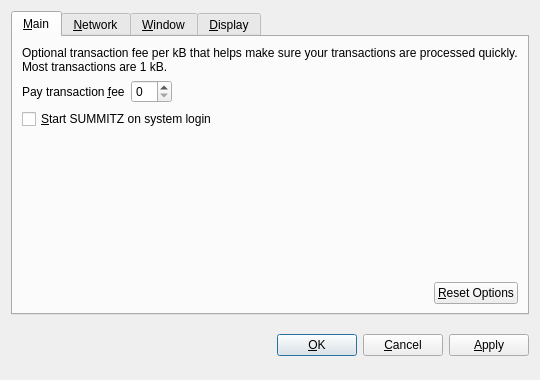
<?xml version="1.0" encoding="UTF-8"?>
<ui version="4.0">
 <class>OptionsDialog</class>
 <widget class="QDialog" name="OptionsDialog">
  <property name="geometry">
   <rect>
    <x>0</x>
    <y>0</y>
    <width>540</width>
    <height>380</height>
   </rect>
  </property>
  <property name="windowTitle">
   <string>Options</string>
  </property>
  <property name="modal">
   <bool>true</bool>
  </property>
  <layout class="QVBoxLayout" name="verticalLayout">
   <item>
    <widget class="QTabWidget" name="tabWidget">
     <property name="tabPosition">
      <enum>QTabWidget::North</enum>
     </property>
     <property name="currentIndex">
      <number>0</number>
     </property>
     <widget class="QWidget" name="tabMain">
      <attribute name="title">
       <string>&amp;Main</string>
      </attribute>
      <layout class="QVBoxLayout" name="verticalLayout_Main">
       <item>
        <widget class="QLabel" name="transactionFeeInfoLabel">
         <property name="text">
          <string>Optional transaction fee per kB that helps make sure your transactions are processed quickly. Most transactions are 1 kB.</string>
         </property>
         <property name="textFormat">
          <enum>Qt::PlainText</enum>
         </property>
         <property name="wordWrap">
          <bool>true</bool>
         </property>
        </widget>
       </item>
       <item>
        <layout class="QHBoxLayout" name="horizontalLayout_1_Main">
         <item>
          <widget class="QLabel" name="transactionFeeLabel">
           <property name="text">
            <string>Pay transaction &amp;fee</string>
           </property>
           <property name="textFormat">
            <enum>Qt::PlainText</enum>
           </property>
           <property name="buddy">
            <cstring>transactionFee</cstring>
           </property>
          </widget>
         </item>
         <item>
          <widget class="BitcoinAmountField" name="transactionFee"/>
         </item>
         <item>
          <spacer name="horizontalSpacer_1_Main">
           <property name="orientation">
            <enum>Qt::Horizontal</enum>
           </property>
           <property name="sizeHint" stdset="0">
            <size>
             <width>40</width>
             <height>20</height>
            </size>
           </property>
          </spacer>
         </item>
        </layout>
       </item>
       <item>
        <widget class="QCheckBox" name="bitcoinAtStartup">
         <property name="toolTip">
          <string>Automatically start SUMMITZ after logging in to the system.</string>
         </property>
         <property name="text">
          <string>&amp;Start SUMMITZ on system login</string>
         </property>
        </widget>
       </item>
       <item>
        <spacer name="verticalSpacer_Main">
         <property name="orientation">
          <enum>Qt::Vertical</enum>
         </property>
         <property name="sizeHint" stdset="0">
          <size>
           <width>20</width>
           <height>40</height>
          </size>
         </property>
        </spacer>
       </item>
       <item>
        <layout class="QHBoxLayout" name="horizontalLayout_2_Main">
         <item>
          <spacer name="horizontalSpacer_2_Main">
           <property name="orientation">
            <enum>Qt::Horizontal</enum>
           </property>
           <property name="sizeHint" stdset="0">
            <size>
             <width>40</width>
             <height>20</height>
            </size>
           </property>
          </spacer>
         </item>
         <item>
          <widget class="QPushButton" name="resetButton">
           <property name="toolTip">
            <string>Reset all client options to default.</string>
           </property>
           <property name="text">
            <string>&amp;Reset Options</string>
           </property>
           <property name="autoDefault">
            <bool>false</bool>
           </property>
          </widget>
         </item>
        </layout>
       </item>
      </layout>
     </widget>
     <widget class="QWidget" name="tabNetwork">
      <attribute name="title">
       <string>&amp;Network</string>
      </attribute>
      <layout class="QVBoxLayout" name="verticalLayout_Network">
       <item>
        <widget class="QCheckBox" name="mapPortUpnp">
         <property name="toolTip">
          <string>Automatically open the SUMMITZ client port on the router. This only works when your router supports UPnP and it is enabled.</string>
         </property>
         <property name="text">
          <string>Map port using &amp;UPnP</string>
         </property>
        </widget>
       </item>
       <item>
        <widget class="QCheckBox" name="connectSocks">
         <property name="toolTip">
          <string>Connect to the SUMMITZ network through a SOCKS proxy (e.g. when connecting through Tor).</string>
         </property>
         <property name="text">
          <string>&amp;Connect through SOCKS proxy:</string>
         </property>
        </widget>
       </item>
       <item>
        <layout class="QHBoxLayout" name="horizontalLayout_Network">
         <item>
          <widget class="QLabel" name="proxyIpLabel">
           <property name="text">
            <string>Proxy &amp;IP:</string>
           </property>
           <property name="textFormat">
            <enum>Qt::PlainText</enum>
           </property>
           <property name="buddy">
            <cstring>proxyIp</cstring>
           </property>
          </widget>
         </item>
         <item>
          <widget class="QValidatedLineEdit" name="proxyIp">
           <property name="maximumSize">
            <size>
             <width>140</width>
             <height>16777215</height>
            </size>
           </property>
           <property name="toolTip">
            <string>IP address of the proxy (e.g. 127.0.0.1)</string>
           </property>
          </widget>
         </item>
         <item>
          <widget class="QLabel" name="proxyPortLabel">
           <property name="text">
            <string>&amp;Port:</string>
           </property>
           <property name="textFormat">
            <enum>Qt::PlainText</enum>
           </property>
           <property name="buddy">
            <cstring>proxyPort</cstring>
           </property>
          </widget>
         </item>
         <item>
          <widget class="QLineEdit" name="proxyPort">
           <property name="maximumSize">
            <size>
             <width>55</width>
             <height>16777215</height>
            </size>
           </property>
           <property name="toolTip">
            <string>Port of the proxy (e.g. 9050)</string>
           </property>
          </widget>
         </item>
         <item>
          <widget class="QLabel" name="socksVersionLabel">
           <property name="text">
            <string>SOCKS &amp;Version:</string>
           </property>
           <property name="textFormat">
            <enum>Qt::PlainText</enum>
           </property>
           <property name="buddy">
            <cstring>socksVersion</cstring>
           </property>
          </widget>
         </item>
         <item>
          <widget class="QValueComboBox" name="socksVersion">
           <property name="toolTip">
            <string>SOCKS version of the proxy (e.g. 5)</string>
           </property>
          </widget>
         </item>
         <item>
          <spacer name="horizontalSpacer_Network">
           <property name="orientation">
            <enum>Qt::Horizontal</enum>
           </property>
           <property name="sizeHint" stdset="0">
            <size>
             <width>40</width>
             <height>20</height>
            </size>
           </property>
          </spacer>
         </item>
        </layout>
       </item>
       <item>
        <spacer name="verticalSpacer_Network">
         <property name="orientation">
          <enum>Qt::Vertical</enum>
         </property>
         <property name="sizeHint" stdset="0">
          <size>
           <width>20</width>
           <height>40</height>
          </size>
         </property>
        </spacer>
       </item>
      </layout>
     </widget>
     <widget class="QWidget" name="tabWindow">
      <attribute name="title">
       <string>&amp;Window</string>
      </attribute>
      <layout class="QVBoxLayout" name="verticalLayout_Window">
       <item>
        <widget class="QCheckBox" name="minimizeToTray">
         <property name="toolTip">
          <string>Show only a tray icon after minimizing the window.</string>
         </property>
         <property name="text">
          <string>&amp;Minimize to the tray instead of the taskbar</string>
         </property>
        </widget>
       </item>
       <item>
        <widget class="QCheckBox" name="minimizeOnClose">
         <property name="toolTip">
          <string>Minimize instead of exit the application when the window is closed. When this option is enabled, the application will be closed only after selecting Quit in the menu.</string>
         </property>
         <property name="text">
          <string>M&amp;inimize on close</string>
         </property>
        </widget>
       </item>
       <item>
        <spacer name="verticalSpacer_Window">
         <property name="orientation">
          <enum>Qt::Vertical</enum>
         </property>
         <property name="sizeHint" stdset="0">
          <size>
           <width>20</width>
           <height>40</height>
          </size>
         </property>
        </spacer>
       </item>
      </layout>
     </widget>
     <widget class="QWidget" name="tabDisplay">
      <attribute name="title">
       <string>&amp;Display</string>
      </attribute>
      <layout class="QVBoxLayout" name="verticalLayout_Display">
       <item>
        <layout class="QHBoxLayout" name="horizontalLayout_1_Display">
         <item>
          <widget class="QLabel" name="langLabel">
           <property name="text">
            <string>User Interface &amp;language:</string>
           </property>
           <property name="textFormat">
            <enum>Qt::PlainText</enum>
           </property>
           <property name="buddy">
            <cstring>lang</cstring>
           </property>
          </widget>
         </item>
         <item>
          <widget class="QValueComboBox" name="lang">
           <property name="toolTip">
            <string>The user interface language can be set here. This setting will take effect after restarting SUMMITZ.</string>
           </property>
          </widget>
         </item>
        </layout>
       </item>
       <item>
        <layout class="QHBoxLayout" name="horizontalLayout_2_Display">
         <item>
          <widget class="QLabel" name="unitLabel">
           <property name="text">
            <string>&amp;Unit to show amounts in:</string>
           </property>
           <property name="textFormat">
            <enum>Qt::PlainText</enum>
           </property>
           <property name="buddy">
            <cstring>unit</cstring>
           </property>
          </widget>
         </item>
         <item>
          <widget class="QValueComboBox" name="unit">
           <property name="toolTip">
            <string>Choose the default subdivision unit to show in the interface and when sending coins.</string>
           </property>
          </widget>
         </item>
        </layout>
       </item>
       <item>
        <widget class="QCheckBox" name="displayAddresses">
         <property name="toolTip">
          <string>Whether to show SUMMITZ addresses in the transaction list or not.</string>
         </property>
         <property name="text">
          <string>&amp;Display addresses in transaction list</string>
         </property>
        </widget>
       </item>
       <item>
        <spacer name="verticalSpacer_Display">
         <property name="orientation">
          <enum>Qt::Vertical</enum>
         </property>
         <property name="sizeHint" stdset="0">
          <size>
           <width>20</width>
           <height>40</height>
          </size>
         </property>
        </spacer>
       </item>
      </layout>
     </widget>
    </widget>
   </item>
   <item>
    <layout class="QHBoxLayout" name="horizontalLayout_Buttons">
     <item>
      <spacer name="horizontalSpacer_1">
       <property name="orientation">
        <enum>Qt::Horizontal</enum>
       </property>
       <property name="sizeHint" stdset="0">
        <size>
         <width>40</width>
         <height>48</height>
        </size>
       </property>
      </spacer>
     </item>
     <item>
      <widget class="QLabel" name="statusLabel">
       <property name="font">
        <font>
         <weight>75</weight>
         <bold>true</bold>
        </font>
       </property>
       <property name="text">
        <string/>
       </property>
       <property name="textFormat">
        <enum>Qt::PlainText</enum>
       </property>
       <property name="wordWrap">
        <bool>true</bool>
       </property>
      </widget>
     </item>
     <item>
      <spacer name="horizontalSpacer_2">
       <property name="orientation">
        <enum>Qt::Horizontal</enum>
       </property>
       <property name="sizeHint" stdset="0">
        <size>
         <width>40</width>
         <height>48</height>
        </size>
       </property>
      </spacer>
     </item>
     <item>
      <widget class="QPushButton" name="okButton">
       <property name="text">
        <string>&amp;OK</string>
       </property>
      </widget>
     </item>
     <item>
      <widget class="QPushButton" name="cancelButton">
       <property name="text">
        <string>&amp;Cancel</string>
       </property>
       <property name="autoDefault">
        <bool>false</bool>
       </property>
      </widget>
     </item>
     <item>
      <widget class="QPushButton" name="applyButton">
       <property name="text">
        <string>&amp;Apply</string>
       </property>
       <property name="autoDefault">
        <bool>false</bool>
       </property>
      </widget>
     </item>
    </layout>
   </item>
  </layout>
 </widget>
 <customwidgets>
  <customwidget>
   <class>BitcoinAmountField</class>
   <extends>QSpinBox</extends>
   <header>bitcoinamountfield.h</header>
  </customwidget>
  <customwidget>
   <class>QValueComboBox</class>
   <extends>QComboBox</extends>
   <header>qvaluecombobox.h</header>
  </customwidget>
  <customwidget>
   <class>QValidatedLineEdit</class>
   <extends>QLineEdit</extends>
   <header>qvalidatedlineedit.h</header>
  </customwidget>
 </customwidgets>
 <resources/>
 <connections/>
</ui>
